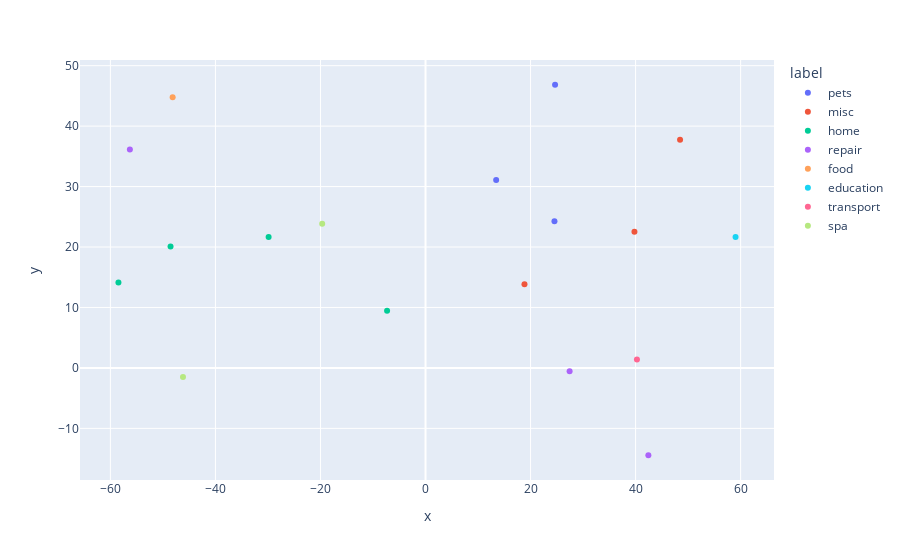

Notebook code cell kept with this figure:
### Code cell
import plotly.express as px

fig = px.scatter(
    df_embeddings,
    x="x",
    y="y",
    color="label",
    #labels={"color": "label"},
    hover_data=["text"],
    #title="SurePath Data Augmentation Embedding Visualization",
)
fig.show()

### Figure 1 — Plotly figure (JSON) as saved in the notebook; plotly's stock layout.template omitted (floating-point values rounded to 4 significant figures)
{"data": [{"customdata": [["Guardo y paseo de mascotas. Soy estudiante 3er ano escuela veterinaria de Panama"], ["¡Hola! Soy Violeta, una apasionada por los animales.  con  años de experiencia. Amo cuidar de perros y pasearlos. Si buscas una persona confiable y cariñosa para tu peludo amigo, ¡contacta conmigo!"], ["Andrés Felipe laguna miranda \nPasaporte 170706346 \nCalifornia calle 26 edificio de la fuentes \n68944847\nTipo de servicio adiestramiento canino y paseos caninos"]], "hovertemplate": "label=pets<br>x=%{x}<br>y=%{y}<br>text=%{customdata[0]}<extra></extra>", "legendgroup": "pets", "marker": {"color": "#636efa", "symbol": "circle"}, "mode": "markers", "name": "pets", "orientation": "v", "showlegend": true, "type": "scatter", "x": [13.45, 24.55, 24.67], "xaxis": "x", "y": [31.08, 24.28, 46.84], "yaxis": "y"}, {"customdata": [["Hola soy YoMap el asistente virtual de la aplicación. Estoy aquí para ayudarte a encontrar los proveedores de servicios que resuelvan tus problemas."], ["Test about me"], ["Soy Ana Mercedes Marmol, una costurera de 59 años. Siempre me ha encantado coser, y he estado cosiendo desde que era una niña. Me especializo en la creación de prendas personalizadas y únicas, y me apasiona ayudar a mis clientes a sentirse seguros y hermosos con su ropa. Además de coser, disfruto pasar tiempo con mi familia, leer y viajar."]], "hovertemplate": "label=misc<br>x=%{x}<br>y=%{y}<br>text=%{customdata[0]}<extra></extra>", "legendgroup": "misc", "marker": {"color": "#EF553B", "symbol": "circle"}, "mode": "markers", "name": "misc", "orientation": "v", "showlegend": true, "type": "scatter", "x": [39.78, 48.47, 18.84], "xaxis": "x", "y": [22.52, 37.75, 13.85], "yaxis": "y"}, {"customdata": [["Hi, I'm Velas Mayte, a passionate home decorator with a love for candles and beautiful accents. I'm always looking for ways to create a warm and inviting atmosphere in my home. Let's talk about your design dreams!"], ["Rutiner Dasheeri, a 26-year-old passionate about home design and birdwatching. I find solace in the beauty of nature and the challenge of creating comfortable and stylish spaces. My work often reflects my love for both, blending practicality with aesthetic appeal."], ["I'm a 36-year-old guy who enjoys the simple things in life: a cozy home, tending to my plants, and the occasional ride in a taxi. I've got a knack for getting things done, whether it's delivering packages or tackling projects around the house."], ["Hi, I'm Carolina! A passionate 29-year-old who loves creating a tranquil home filled with plants.  I'm also a skilled spa professional specializing in hand and foot treatments and massage therapy. Let's create some relaxation together!"]], "hovertemplate": "label=home<br>x=%{x}<br>y=%{y}<br>text=%{customdata[0]}<extra></extra>", "legendgroup": "home", "marker": {"color": "#00cc96", "symbol": "circle"}, "mode": "markers", "name": "home", "orientation": "v", "showlegend": true, "type": "scatter", "x": [-7.317, -58.46, -48.54, -29.87], "xaxis": "x", "y": [9.454, 14.11, 20.08, 21.64], "yaxis": "y"}, {"customdata": [["Hi, I'm Fito Viroka, a 19-year-old tech enthusiast with a passion for fixing things. From TVs to smartphones, I'm always up for a challenge. Whether it's troubleshooting hardware issues or software glitches, I thrive on finding creative solutions to get your devices back in working order."], ["Carioca"], ["Cerrajería Automotriz, Residencial Y Comercial."]], "hovertemplate": "label=repair<br>x=%{x}<br>y=%{y}<br>text=%{customdata[0]}<extra></extra>", "legendgroup": "repair", "marker": {"color": "#ab63fa", "symbol": "circle"}, "mode": "markers", "name": "repair", "orientation": "v", "showlegend": true, "type": "scatter", "x": [-56.29, 42.43, 27.43], "xaxis": "x", "y": [36.14, -14.45, -0.542], "yaxis": "y"}, {"customdata": [["Hi, I'm Oges Fbios edit, a 26-year-old passionate about food, especially street food and pizza. I love exploring new flavors and sharing my culinary adventures."]], "hovertemplate": "label=food<br>x=%{x}<br>y=%{y}<br>text=%{customdata[0]}<extra></extra>", "legendgroup": "food", "marker": {"color": "#FFA15A", "symbol": "circle"}, "mode": "markers", "name": "food", "orientation": "v", "showlegend": true, "type": "scatter", "x": [-48.14], "xaxis": "x", "y": [44.78], "yaxis": "y"}, {"customdata": [["Hi, I'm Noel Moreno, a seasoned professor with a passion for mathematics, computer science, and the exciting world of data science and machine learning.  I'm always eager to explore new ideas and share my knowledge with others."]], "hovertemplate": "label=education<br>x=%{x}<br>y=%{y}<br>text=%{customdata[0]}<extra></extra>", "legendgroup": "education", "marker": {"color": "#19d3f3", "symbol": "circle"}, "mode": "markers", "name": "education", "orientation": "v", "showlegend": true, "type": "scatter", "x": [59.03], "xaxis": "x", "y": [21.66], "yaxis": "y"}, {"customdata": [["Servicio de Taxi 24h\nArea Bancaria"]], "hovertemplate": "label=transport<br>x=%{x}<br>y=%{y}<br>text=%{customdata[0]}<extra></extra>", "legendgroup": "transport", "marker": {"color": "#FF6692", "symbol": "circle"}, "mode": "markers", "name": "transport", "orientation": "v", "showlegend": true, "type": "scatter", "x": [40.25], "xaxis": "x", "y": [1.371], "yaxis": "y"}, {"customdata": [["I'm YM Soporte, a passionate individual with a focus on wellness and relaxation.  My expertise lies in providing exceptional spa experiences, specializing in hand and foot treatments and massages.  Let's explore the power of touch together!"], ["Readet Ferche, a 36-year-old passionate about pets, offers dog walking services and expert care. With years of experience, he ensures your furry friend enjoys safe and engaging walks."]], "hovertemplate": "label=spa<br>x=%{x}<br>y=%{y}<br>text=%{customdata[0]}<extra></extra>", "legendgroup": "spa", "marker": {"color": "#B6E880", "symbol": "circle"}, "mode": "markers", "name": "spa", "orientation": "v", "showlegend": true, "type": "scatter", "x": [-19.67, -46.17], "xaxis": "x", "y": [23.86, -1.508], "yaxis": "y"}], "layout": {"legend": {"title": {"text": "label"}, "tracegroupgap": 0}, "margin": {"t": 60}, "xaxis": {"anchor": "y", "domain": [0, 1], "title": {"text": "x"}}, "yaxis": {"anchor": "x", "domain": [0, 1], "title": {"text": "y"}}}}
